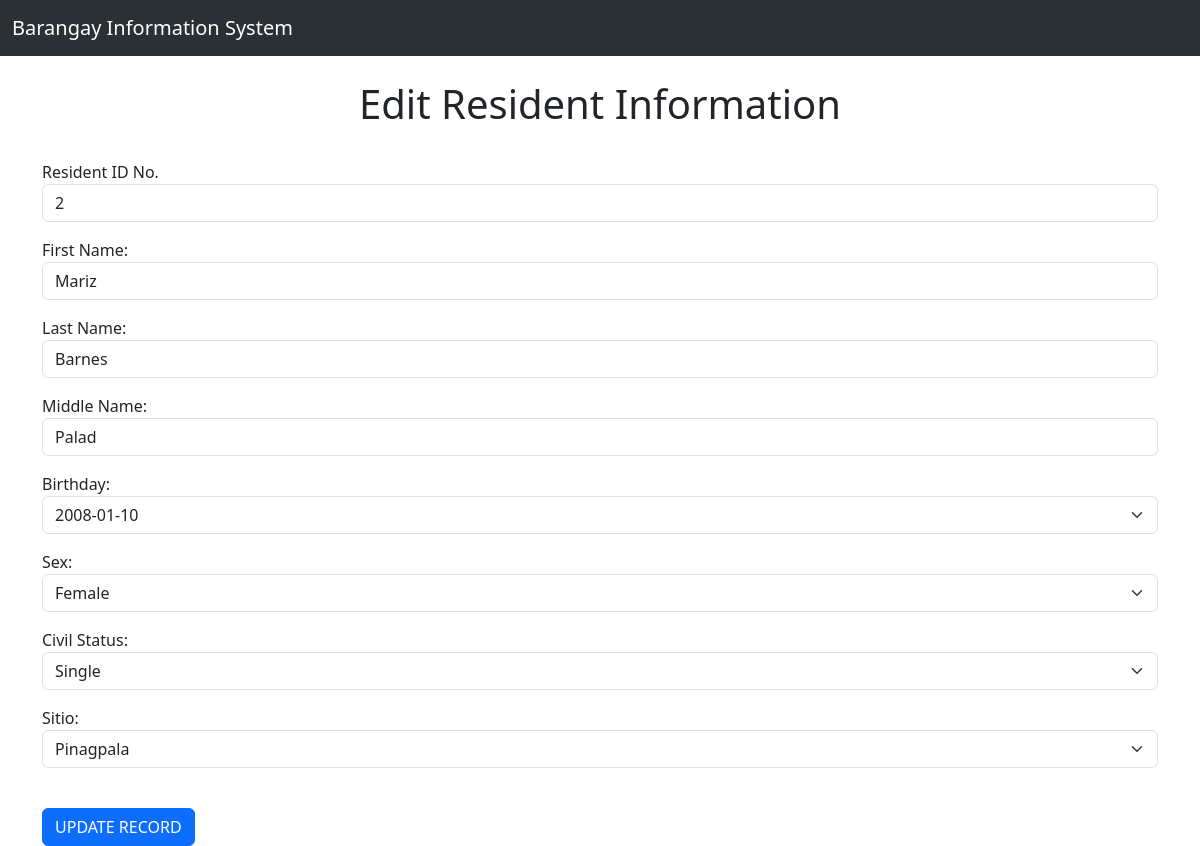
Page /edit/2 on the committed database.
### Info_Sys/models.py (models this page shows, shortened)
class Resident(models.Model):
    resID       =   models.IntegerField(primary_key=True, unique=True)
    firstName   =   models.CharField(max_length=50)
    lastName    =   models.CharField(max_length=50)
    middleName  =   models.CharField(max_length=50)
    birthday    =   models.DateField(auto_now=False, null=True, blank=True)
    sex         =   models.CharField(max_length=20, choices=SexOptions.choices)
    civilStatus =   models.CharField(max_length=20, choices=CStatusOptions.choices)
    sitio       =   models.CharField(max_length=20, choices=SitioOptions.choices)

### Info_Sys/views.py (the view)
# urls.py: path('edit/<resID>', views.editresident, name='editresident'),
def editresident(request, resID):
    person = Resident.objects.get(pk=resID)
    form = ResidentForm(request.POST or None, instance=person)
    if form.is_valid():
        form.save()
        return redirect('residentrecords')
    return render(request, 'info/residentrecordsedit.html', {'person': person, 'form': form})

### Info_Sys/templates/info/residentrecordsedit.html (shortened to what this page needs)
{% extends 'info/base.html' %}
{% block content %}
    <center><h1>Edit Resident Information</h1></center>
    <br/>
    <form action="" method="POST">
        {{form.as_p}}
        <br/>
        <input type="submit" value="UPDATE RECORD" class="btn btn-primary"></input>
    </form>
{% endblock %}

### rows in the picture
Resident: resID "2", firstName "Mariz", lastName "Barnes", middleName "Palad", birthday "2008-01-10", sex "Female", civilStatus "Single", sitio "Pinagpala"
